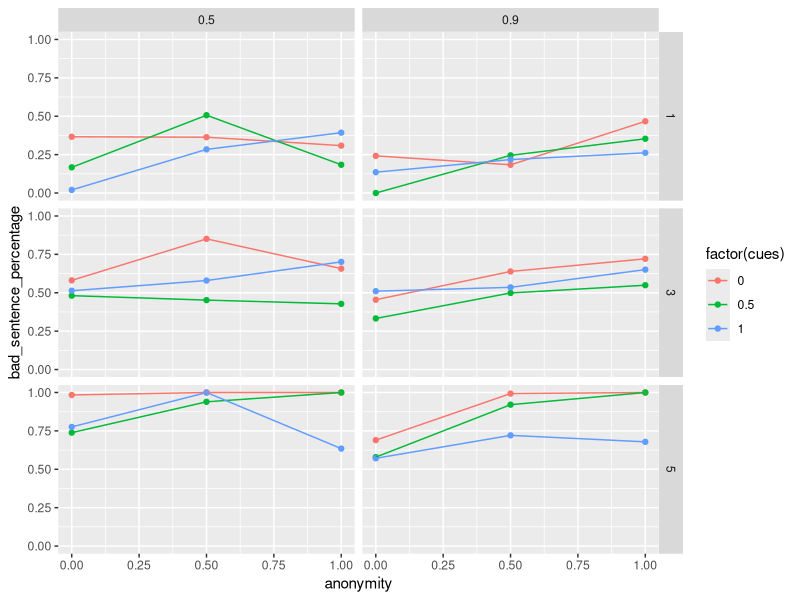

Write R code to recreate this figure.
##### Dissociative Anonymity

### Anonymity auf Identity Compartmentalization 
IC_function <- function(anonymity) {
  comp <- (anonymity^2)/(anonymity^2+(1-anonymity)^2)
  return(comp)
}

# Überprüfung mit Vektor
an <- c(0.2, 0.5, 0.8)
IC_function(an)

base_resp <- 0.8

### Identity Compartmentalization auf Felt Responsibility 
FR_function <- function(comp, base_resp) {
  feltresp <- base_resp *(1 - 0.8*comp)^3
  return(feltresp)
}

# Überprüfung mit Vektor
FR_function(an,base_resp = 0.8)





###### Invisibility
CAI_function <- function(cues) {
  concern <- cues
  return(concern)
}

# Überprüfung mit Vektor
CAI_function(an)


CE_function <- function(concern) {
  courage <- concern * (-1) +1
  return(courage)
}


# Überprüfung mit Vektor 
CE_function(an)




##### Kernfunktion 
SD_function <- function(feltresp, courage, MOD) {
  state_dis <- 0.2 * MOD + (-0.3) * feltresp + 0.2 * courage + (-0.1) * feltresp * courage
  return(state_dis)
}


##### Combine atomic functions into one “super function”
curse_function <- function(anonymity, cues, MOD, base_resp) {
  comp <- IC_function(anonymity)
  feltresp <- FR_function(comp, base_resp)
  concern <- CAI_function(cues)
  courage <- CE_function(concern)
  state_dis <- SD_function(feltresp, courage, MOD)
  bad_sentence_percentage <- (state_dis + 0.1)/1.3 + rnorm(length(state_dis), mean = 0, sd = 0.1)
  bad_sentence_percentage [bad_sentence_percentage > 1] <- 1
  bad_sentence_percentage [bad_sentence_percentage < 0] <- 0
  return(bad_sentence_percentage)
}


library(ggplot2)
df <- expand.grid(
  anonymity = c(0, 0.5, 1),
  MOD = c(1, 3, 5),
  cues = c(0, 0.5, 1),
  base_resp = c(0.5, 0.9)
)

df$bad_sentence_percentage <- curse_function(df$anonymity, df$cues, df$MOD, df$base_resp)

ggplot(df, aes(x= anonymity, y = bad_sentence_percentage, color = factor(cues))) +
  facet_grid(MOD ~ base_resp) +
  geom_point() + 
  geom_line()




